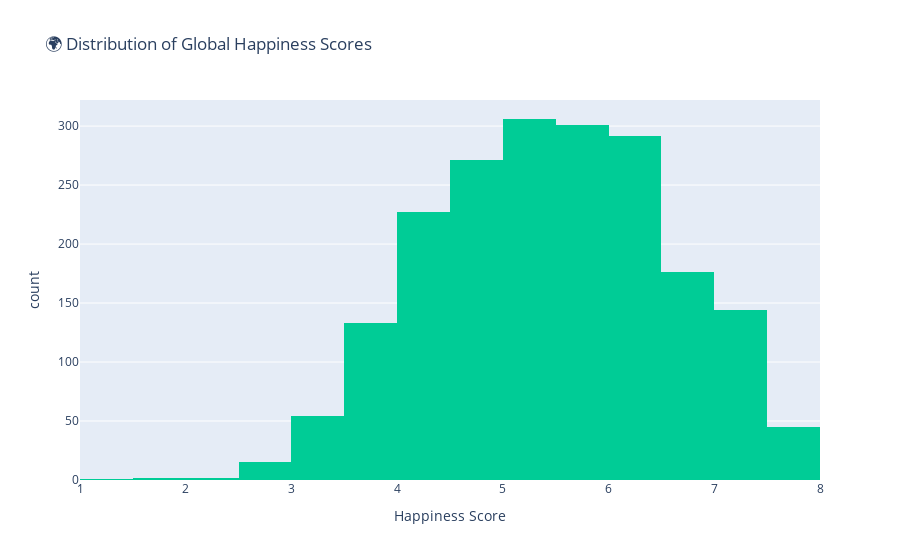

This figure's notebook cell:
### Markdown cell above
## ✅ 2️⃣ Visualize Happiness Score Distribution

### Code cell
import plotly.express as px

fig = px.histogram(df, 
                   x='ladder_score',
                   nbins=30,
                   title='🌍 Distribution of Global Happiness Scores',
                   labels={'ladder_score': 'Happiness Score'},
                   color_discrete_sequence=['#00CC96'])

fig.show()

### Figure 1 — Plotly figure (JSON) as saved in the notebook; plotly's stock layout.template omitted (floating-point values rounded to 4 significant figures; data arrays with more than 128 entries replaced by an {"elided": "..."} marker saying what was removed)
{"data": [{"bingroup": "x", "hovertemplate": "Happiness Score=%{x}<br>count=%{y}<extra></extra>", "legendgroup": "", "marker": {"color": "#00CC96", "pattern": {"shape": ""}}, "name": "", "nbinsx": 30, "orientation": "v", "showlegend": false, "type": "histogram", "x": {"elided": "1969 float values"}, "xaxis": "x", "yaxis": "y"}], "layout": {"barmode": "relative", "legend": {"tracegroupgap": 0}, "title": {"text": "🌍 Distribution of Global Happiness Scores"}, "xaxis": {"anchor": "y", "domain": [0, 1], "title": {"text": "Happiness Score"}}, "yaxis": {"anchor": "x", "domain": [0, 1], "title": {"text": "count"}}}}
